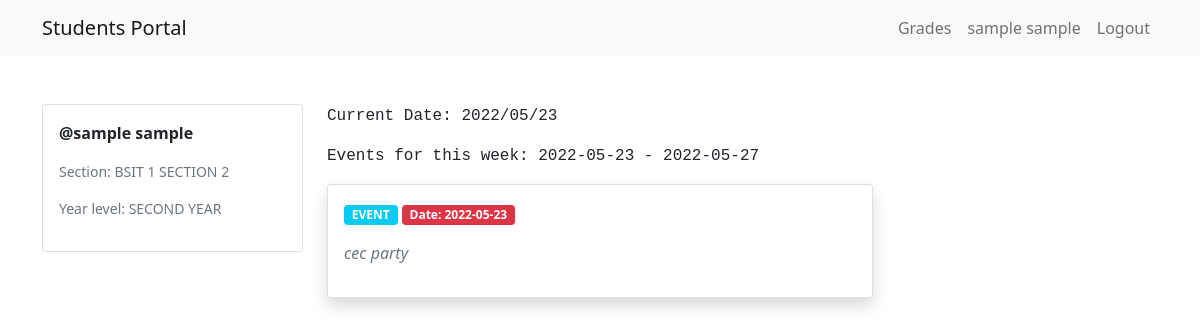
The app's page /student-views/index.php (signed in) with its own data.
### tables this page shows
CREATE TABLE `posts` (
  `id` int(11) NOT NULL,
  `post` varchar(255) NOT NULL,
  `type` varchar(255) NOT NULL,
  `admin_id` varchar(255) NOT NULL,
  `date_posted` date NOT NULL
);

### functions/student-logic.php (called while the page is built, shortened)
<?php
function show($table_name){
    $conn = connect();
    $sql = "SELECT  * FROM $table_name ORDER BY id DESC";
    $result = $conn->query($sql);
    if($result->num_rows > 0){
       $rows = array();
       while($row  = $result->fetch_assoc()){
           $rows[] = $row;
       }
       return $rows;
    }else{
        return FALSE;
    }
}
function show_week_date()
{
    $dt = new DateTime();
    $dates = [];
    for ($d = 1; $d <= 5; $d++) {
        $dt->setISODate($dt->format('o'), $dt->format('W'), $d);
        $dates[$dt->format('D')] = $dt->format('Y-m-d');
    }
    return $dates;
}
?>

### student-views/index.php (the view, shortened to what this page needs)
<?php
include '../functions/student-logic.php';
include 'navbar-student.php';
$date_array = show_week_date();
$first = reset($date_array);
$end = end($date_array);
?>
<main class="my-5">
    <div class="container">
        <div class="row">
            <div class="col-3">
                <div class="card">
                    <div class="card-body">
                        <p class="fw-bold">@<?php echo $_SESSION['fullname'] ?></p>
                        <p class="text-muted small">Section: <?php echo $_SESSION['section'] ?></p>
                        <p class="text-muted small">Year level: <?php echo $_SESSION['year'] ?></p>
                    </div>
                </div>
            </div>
            <div class="col-6">
                <p class="font-monospace">Current Date: <?php echo date("Y/m/d") ?> </p>
                <p class="font-monospace">Events for this week: <?php echo $first . " - " . $end ?> </p>
                <?php if (!empty(show('posts'))) : ?>
                    <?php
                    foreach (show('posts') as $event) : ?>
                        <?php foreach (show_week_date() as $day => $date) : ?>
                            <?php if ($event['date_posted'] == $date) : ?>
                                <div class="card shadow mb-3">
                                    <div class="card-body">
                                        <p class="badge bg-info"><?php echo $event['type'] ?></p>
                                        <p class="badge bg-danger">Date: <?php echo $event['date_posted'] ?></p>
                                        <p class="text-muted fst-italic">
                                            <?php echo $event['post'] ?>
                                        </p>
                                    </div>
                                </div>
                            <?php endif; ?>
                        <?php endforeach; ?>
                    <?php
                    endforeach;
                    ?>
                <?php else : ?>
                    <div class="alert alert-secondary">NO POSTS OR ANNOUNCEMENTS YET</div>
                <?php endif; ?>
            </div>
            <div class="col-3">
            </div>
        </div>
    </div>
</main>

### records on screen
posts: type "EVENT", date_posted "2022-05-23", post "cec party"

### other values on screen
$_SESSION['fullname'] "sample sample"
$_SESSION['section'] "BSIT 1 SECTION 2"
$_SESSION['year'] "SECOND YEAR"
$first "2022-05-23"
$end "2022-05-27"
